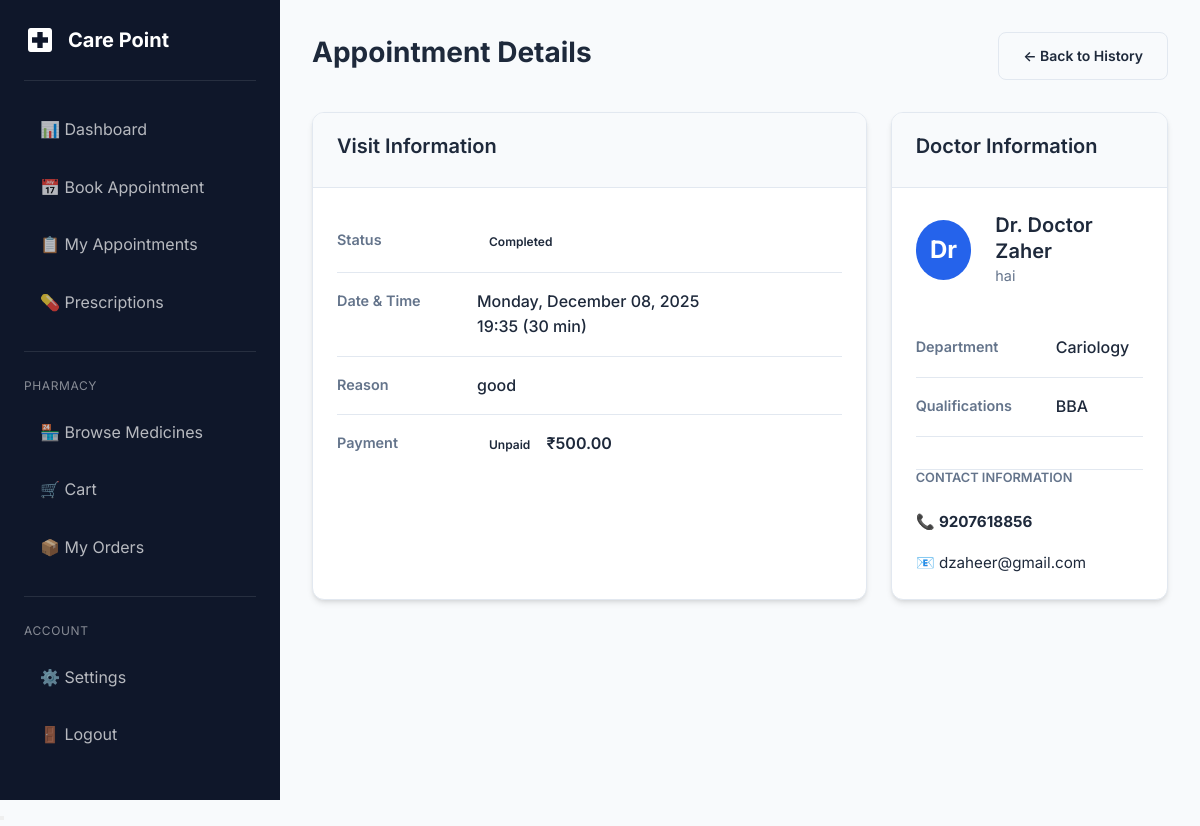
The page /patient/appointments/2/ (signed in) on the database its author committed.
### appointments/models.py (models this page shows, shortened)
class Appointment(models.Model):
    class Status(models.TextChoices):
        PENDING = 'pending', 'Pending'
        CONFIRMED = 'confirmed', 'Confirmed'
        CANCELLED = 'cancelled', 'Cancelled'
        COMPLETED = 'completed', 'Completed'
        NO_SHOW = 'no_show', 'No Show'
    class PaymentStatus(models.TextChoices):
        UNPAID = 'unpaid', 'Unpaid'
        PAID = 'paid', 'Paid'
        REFUNDED = 'refunded', 'Refunded'
    patient = models.ForeignKey(
        'patients.PatientProfile',
        on_delete=models.CASCADE,
        related_name='appointments'
    )
    doctor = models.ForeignKey(
        'doctors.DoctorProfile',
        on_delete=models.CASCADE,
        related_name='appointments'
    )
    department = models.ForeignKey(
        'departments.Department',
        on_delete=models.SET_NULL,
        null=True,
        related_name='appointments'
    )
    scheduled_datetime = models.DateTimeField()
    duration_minutes = models.PositiveIntegerField(default=30)
    status = models.CharField(
        max_length=20,
        choices=Status.choices,
        default=Status.PENDING
    )
    payment_status = models.CharField(
        max_length=20,
        choices=PaymentStatus.choices,
        default=PaymentStatus.UNPAID
    )
    reason = models.TextField(blank=True, help_text="Reason for visit")
    notes = models.TextField(blank=True, help_text="Additional notes")
    created_at = models.DateTimeField(auto_now_add=True)
    updated_at = models.DateTimeField(auto_now=True)
    class Meta:
        ordering = ['-scheduled_datetime']
    @property
    def can_cancel(self):
        from django.utils import timezone
        return (
            self.status == self.Status.PENDING and
            self.scheduled_datetime > timezone.now()
        )

### doctors/models.py (models this page shows, shortened)
class DoctorProfile(models.Model):
    user = models.OneToOneField(
        settings.AUTH_USER_MODEL,
        on_delete=models.CASCADE,
        related_name='doctor_profile'
    )
    department = models.ForeignKey(
        'departments.Department',
        on_delete=models.SET_NULL,
        null=True,
        blank=True,
        related_name='doctors'
    )
    qualifications = models.CharField(max_length=200, blank=True)
    specialization = models.CharField(max_length=100, blank=True)
    experience_years = models.PositiveIntegerField(default=0)
    bio = models.TextField(blank=True)
    consultation_fee = models.DecimalField(
        max_digits=10,
        decimal_places=2,
        default=500.00
    )
    available_from = models.TimeField(null=True, blank=True)
    available_to = models.TimeField(null=True, blank=True)
    created_at = models.DateTimeField(auto_now_add=True)
    updated_at = models.DateTimeField(auto_now=True)

### accounts/models.py (models this page shows, shortened)
class User(AbstractUser):
    class Role(models.TextChoices):
        PATIENT = 'patient', 'Patient'
        DOCTOR = 'doctor', 'Doctor'
        ADMIN = 'admin', 'Admin'
    role = models.CharField(
        max_length=20,
        choices=Role.choices,
        default=Role.PATIENT
    )
    phone = models.CharField(max_length=15, blank=True, null=True)
    is_approved = models.BooleanField(
        default=True,
        help_text='For doctors: set to False until admin approves'
    )
    profile_picture = models.ImageField(
        upload_to='profile_pictures/',
        blank=True,
        null=True
    )
    created_at = models.DateTimeField(auto_now_add=True)
    updated_at = models.DateTimeField(auto_now=True)
    @property
    def is_patient(self):
        return self.role == self.Role.PATIENT
    @property
    def is_admin_user(self):
        return self.role == self.Role.ADMIN or self.is_superuser

### departments/models.py (models this page shows, shortened)
class Department(models.Model):
    name = models.CharField(max_length=100, unique=True)
    slug = models.SlugField(max_length=100, unique=True, blank=True)
    description = models.TextField(blank=True)
    image = models.ImageField(upload_to='departments/', blank=True, null=True)
    is_active = models.BooleanField(default=True)
    created_at = models.DateTimeField(auto_now_add=True)
    updated_at = models.DateTimeField(auto_now=True)
    class Meta:
        ordering = ['name']

### patients/views.py (the view)
# urls.py: path('appointments/<int:pk>/', views.appointment_detail, name='appointment_detail'),
@patient_required
def appointment_detail(request, pk):
    patient = request.user.patient_profile
    appointment = get_object_or_404(Appointment, pk=pk, patient=patient)
    context = {
        'appointment': appointment,
    }
    return render(request, 'patients/appointment_detail.html', context)

### templates/patients/appointment_detail.html (shortened to what this page needs)
{% extends 'base.html' %}
{% load static %}
{% block extra_css %}
        <link rel="stylesheet" href="{% static 'css/style.css' %}">
    {% endblock %}
{% block content %}
<div class="dashboard-layout">
    {% include 'includes/sidebar.html' %}
    <main class="main-content">
        <div class="page-header">
            <h1 class="page-title">Appointment Details</h1>
            <a href="{% url 'patients:appointment_history' %}" class="btn btn-secondary">← Back to History</a>
        </div>
        <div class="detail-grid">
            <div class="card">
                <div class="card-header">
                    <h4>Visit Information</h4>
                </div>
                <div class="card-body">
                    <div class="info-row">
                        <span class="label">Status</span>
                        <span class="value"><span class="badge badge-{{ appointment.status }}">{{ appointment.get_status_display }}</span></span>
                    </div>
                    <div class="info-row">
                        <span class="label">Date & Time</span>
                        <span class="value">
                            {{ appointment.scheduled_datetime|date:"l, F d, Y" }}<br>
                            {{ appointment.scheduled_datetime|time:"H:i" }} ({{ appointment.duration_minutes }} min)
                        </span>
                    </div>
                    <div class="info-row">
                        <span class="label">Reason</span>
                        <span class="value">{{ appointment.reason|default:"No reason provided" }}</span>
                    </div>
                    <div class="info-row">
                        <span class="label">Payment</span>
                        <span class="value">
                            <span class="badge badge-{{ appointment.payment_status }}">{{ appointment.get_payment_status_display }}</span>
                            <span class="ml-2" style="font-weight: 600;">₹{{ appointment.doctor.consultation_fee }}</span>
                        </span>
                    </div>
                </div>
            </div>
            <div class="card">
                <div class="card-header">
                    <h4>Doctor Information</h4>
                </div>
                <div class="card-body">
                    <div class="d-flex align-center gap-3 mb-4">
                        <div style="width: 60px; height: 60px; background: var(--primary-color); color: white; border-radius: 50%; display: flex; align-items: center; justify-content: center; font-weight: bold; font-size: 1.5rem;">
                            Dr
                        </div>
                        <div>
                            <h4 style="margin: 0;">Dr. {{ appointment.doctor.user.first_name }} {{ appointment.doctor.user.last_name }}</h4>
                            <p class="text-secondary" style="margin: 0; font-size: 0.9rem;">{{ appointment.doctor.specialization|default:"General Physician" }}</p>
                        </div>
                    </div>
                    <div class="info-row">
                        <span class="label">Department</span>
                        <span class="value">{{ appointment.department.name }}</span>
                    </div>
                    {% if appointment.doctor.qualifications %}
                    <div class="info-row">
                        <span class="label">Qualifications</span>
                        <span class="value">{{ appointment.doctor.qualifications }}</span>
                    </div>
                    {% endif %}
                    <div class="mt-4 pt-3" style="border-top: 1px solid var(--border-color);">
                        <h5 class="text-secondary mb-3" style="font-size: 0.8rem; text-transform: uppercase;">Contact Information</h5>
                        <div style="font-size: 0.95rem;">
                            {% if appointment.doctor.user.phone %}
                            <div class="mb-2">
                                <span style="color: var(--text-secondary);">📞</span>
                                <strong>{{ appointment.doctor.user.phone }}</strong>
                            </div>
                            {% endif %}
                            <div>
                                <span style="color: var(--text-secondary);">📧</span>
                                <span>{{ appointment.doctor.user.email }}</span>
                            </div>
                        </div>
                    </div>
                </div>
            </div>
        </div>
    </main>
</div>
{% endblock %}

### static/css/style.css (style rules this page uses)
:root { --primary-color: #2563eb; --primary-dark: #1d4ed8; --primary-light: #3b82f6; --secondary-color: #0891b2; --accent-color: #06b6d4; --success-color: #10b981; --warning-color: #f59e0b; --danger-color: #ef4444; --info-color: #6366f1; --bg-primary: #f8fafc; --bg-secondary: #ffffff; --bg-dark: #1e293b; --bg-darker: #0f172a; --text-primary: #1e293b; --text-secondary: #64748b; --text-light: #94a3b8; --text-white: #ffffff; --border-color: #e2e8f0; --shadow-sm: 0 1px 2px 0 rgb(0 0 0 / 0.05); --shadow-md: 0 4px 6px -1px rgb(0 0 0 / 0.1), 0 2px 4px -2px rgb(0 0 0 / 0.1); --shadow-lg: 0 10px 15px -3px rgb(0 0 0 / 0.1), 0 4px 6px -4px rgb(0 0 0 / 0.1); --shadow-xl: 0 20px 25px -5px rgb(0 0 0 / 0.1), 0 8px 10px -6px rgb(0 0 0 / 0.1); --radius-sm: 0.375rem; --radius-md: 0.5rem; --radius-lg: 0.75rem; --radius-xl: 1rem; --transition: all 0.3s ease; }
* { margin: 0; padding: 0; box-sizing: border-box; }
body { font-family: 'Inter', -apple-system, BlinkMacSystemFont, 'Segoe UI', Roboto, sans-serif; background-color: var(--bg-primary); color: var(--text-primary); line-height: 1.6; }
h1, h2, h3, h4, h5, h6 { font-weight: 600; line-height: 1.3; margin-bottom: 0.5rem; }
h1 { font-size: 2.25rem; }
h4 { font-size: 1.25rem; }
h5 { font-size: 1.125rem; }
a { color: var(--primary-color); text-decoration: none; transition: var(--transition); }
.btn { display: inline-flex; align-items: center; justify-content: center; gap: 0.5rem; padding: 0.75rem 1.5rem; font-size: 0.875rem; font-weight: 600; border-radius: var(--radius-md); border: none; cursor: pointer; transition: var(--transition); text-decoration: none; }
.btn-secondary { background: var(--bg-primary); color: var(--text-primary); border: 1px solid var(--border-color); }
.card { background: var(--bg-secondary); border-radius: var(--radius-lg); box-shadow: var(--shadow-md); border: 1px solid var(--border-color); overflow: hidden; transition: var(--transition); }
.card-header { padding: 1.25rem 1.5rem; border-bottom: 1px solid var(--border-color); background: var(--bg-primary); }
.card-body { padding: 1.5rem; }
.badge { display: inline-flex; align-items: center; padding: 0.25rem 0.75rem; font-size: 0.75rem; font-weight: 600; border-radius: 9999px; text-transform: capitalize; }
.dashboard-layout { display: flex; min-height: 100vh; }
.main-content { flex: 1; margin-left: 280px; padding: 2rem; }
.page-header { display: flex; justify-content: space-between; align-items: center; margin-bottom: 2rem; }
.page-title { font-size: 1.75rem; font-weight: 700; }
.text-secondary { color: var(--text-secondary); }
.mt-4 { margin-top: 2rem; }
.mb-2 { margin-bottom: 1rem; }
.mb-3 { margin-bottom: 1.5rem; }
.mb-4 { margin-bottom: 2rem; }
.d-flex { display: flex; }
.align-center { align-items: center; }
.gap-3 { gap: 1.5rem; }
.detail-grid { display: grid; grid-template-columns: 2fr 1fr; gap: 1.5rem; }
.info-row { display: flex; border-bottom: 1px solid var(--border-color); padding: 1rem 0; }
.info-row:last-child { border-bottom: none; }
.info-row .label { width: 140px; color: var(--text-secondary); font-weight: 600; font-size: 0.9rem; }
.info-row .value { flex: 1; color: var(--text-primary); font-weight: 500; }

### rows shown on the page
Appointment: status "Completed", scheduled_datetime "Monday, December 08, 2025", scheduled_datetime "19:35", duration_minutes "30", reason "good", payment_status "Unpaid", doctor.consultation_fee "500.00", doctor.user.first_name "Doctor", doctor.user.last_name "Zaher", doctor.specialization "hai", department.name "Cariology", doctor.qualifications "BBA", doctor.user.phone "9207618856", doctor.user.email "dzaheer@gmail.com"
